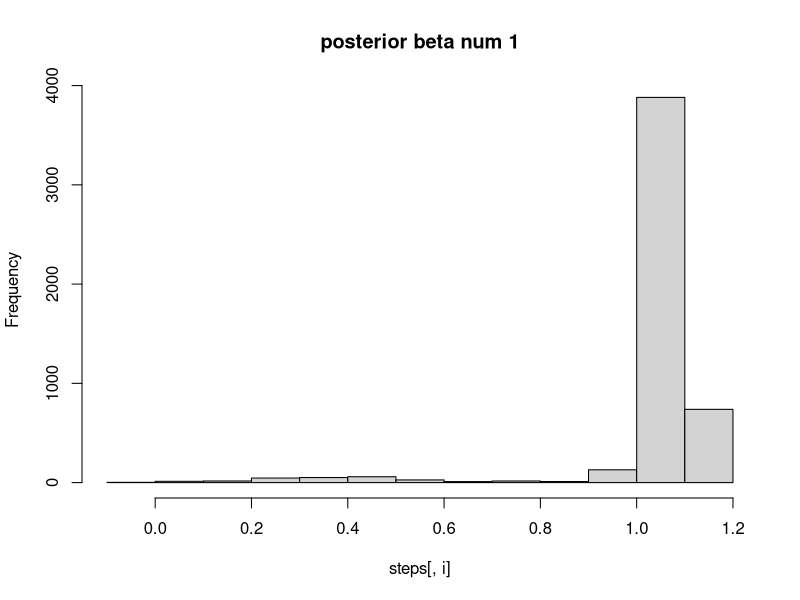
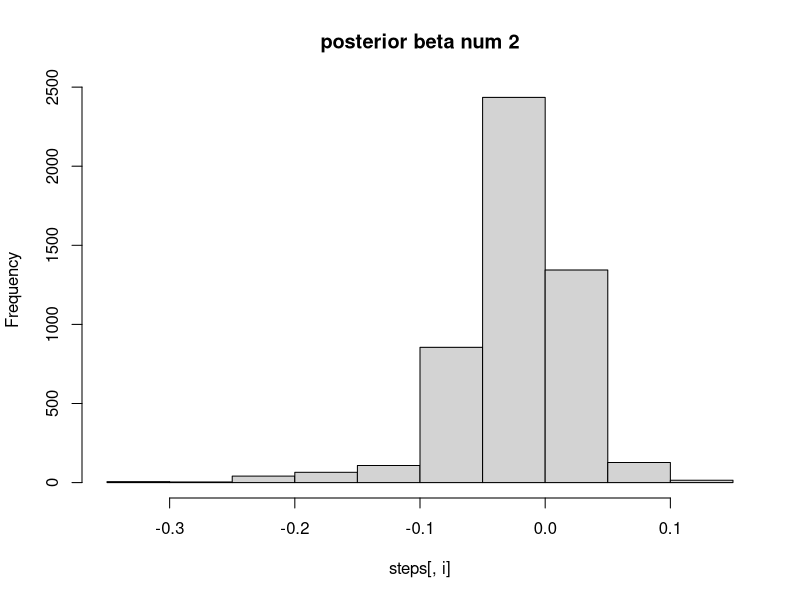
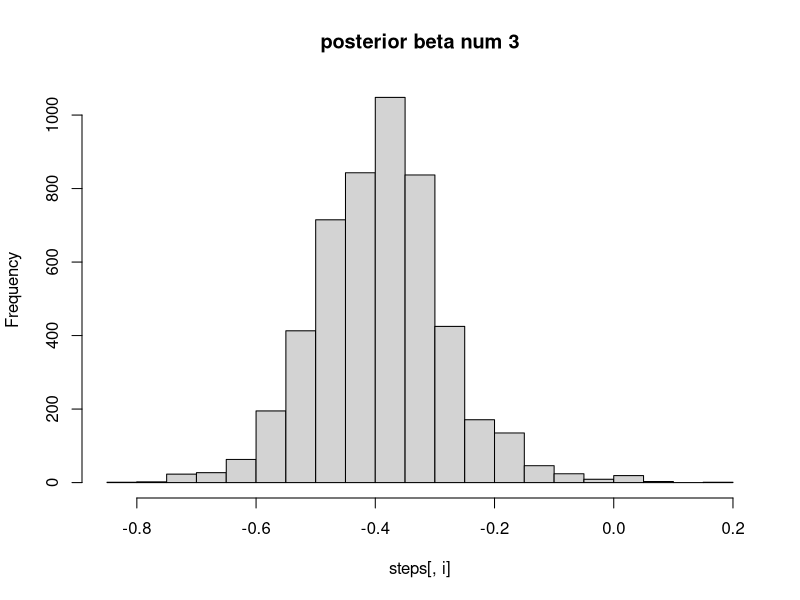
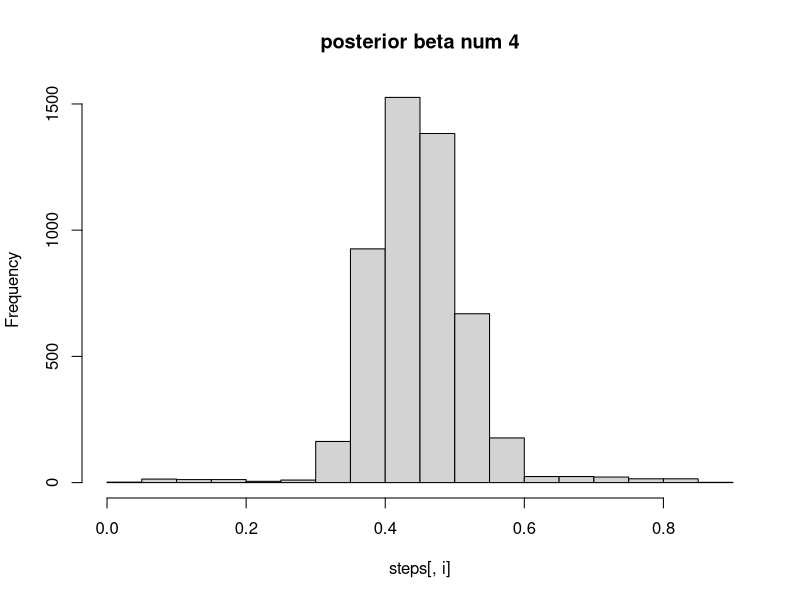
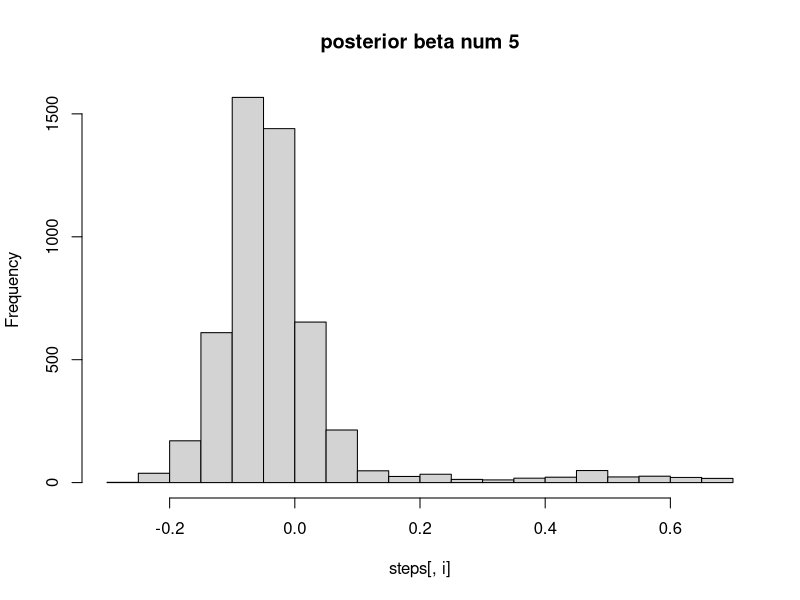
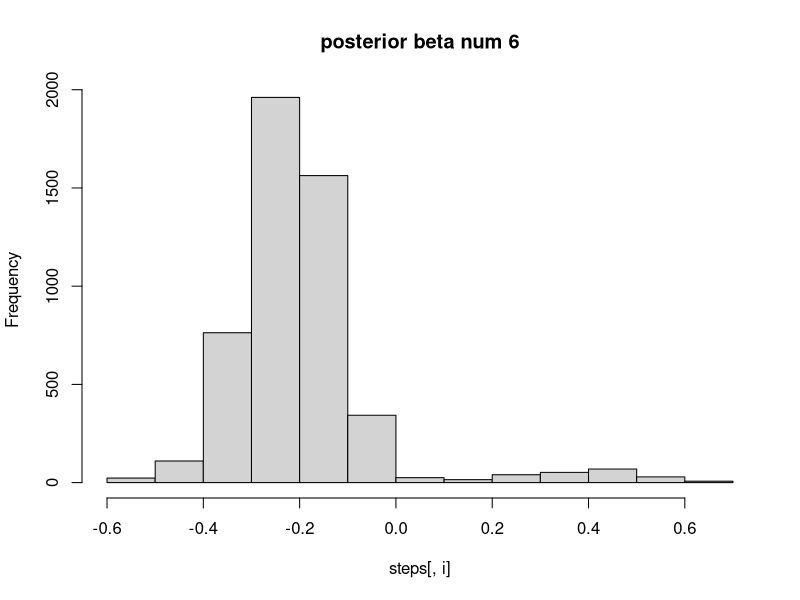
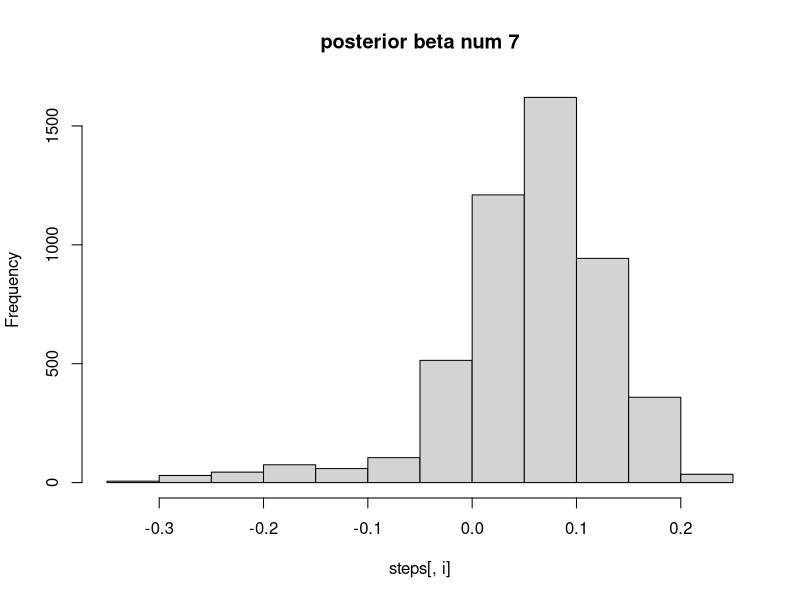
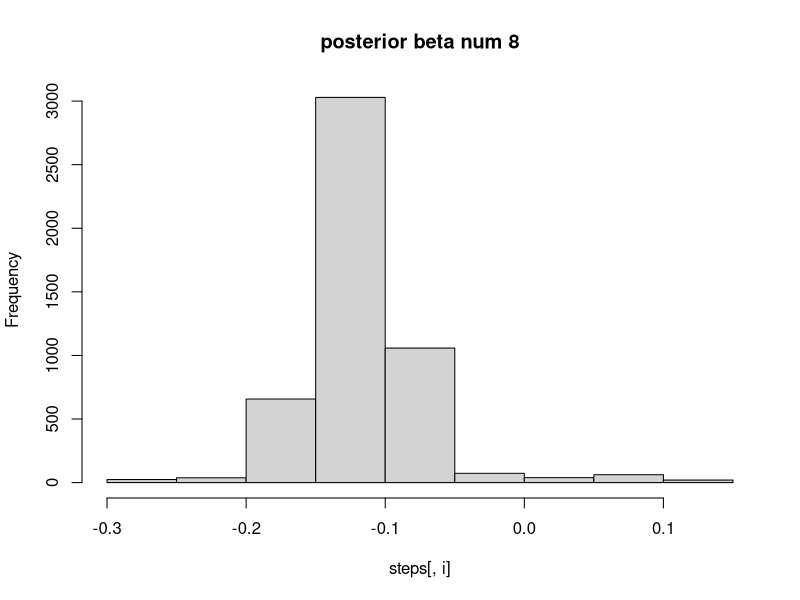

Source code (R) for these figures, in order:
setwd("~/Programming/TDDE07/Lab 3")
data <- read.table("eBayNumberOfBidderData.dat", header = TRUE)

# a)

library(glmnet)

model <- glm(nBids ~ . - Const, family = poisson, data = data)

#The covariates that affects the B more is MinBidShare, Sealed and VerifyID.


# b)
library(mvtnorm)
X <- as.matrix(data[, -1])
y <- as.vector(data$nBids)
XTX_inv <- solve(t(X) %*% X)
mu = rep(0, ncol(X))
initBeta <-
	as.vector(rmvnorm(1, mean = rep(0, nrow(XTX_inv)), sigma = (100 * XTX_inv)))


LogPostPoisson <- function(betaVect, y, X, mu, Sigma) {
	linPred <-  X %*% betaVect
	lambda <- exp(linPred)
	
	logLik <- sum(-log(factorial(y)) + y * linPred - lambda)
	
	if (abs(logLik) == Inf)
		logLik = -20000
	# Likelihood is not finite, stear the optimizer away from here!
	
	# evaluating the prior
	logPrior <- dmvnorm(betaVect, mu, Sigma, log = TRUE)
	
	#print(logLik + logPrior)
	#print(betaVect)
	# add the log prior and log-likelihood together to get log posterior
	return(logLik + logPrior)
}


OptimResults <-
	optim(
		initBeta,
		LogPostPoisson,
		gr = NULL,
		y,
		X,
		mu,
		100 * XTX_inv,
		method = c("BFGS"),
		control = list(fnscale = -1),
		hessian = TRUE
	)


#Results 2 b)
inverse_hessian <- solve(-OptimResults$hessian)
B_tilde <- OptimResults$par


# c)


sigmaInput <- inverse_hessian
initalThetaInput <- c(rep(0, nrow(sigmaInput)))
c_Input <- 0.5
noIterationsInput <- 5000



rwmSampler <-
	function(logPostFunc,
					 sigma,
					 initalTheta,
					 c,
					 noIterations,
					 ...) {
		outSteps <- matrix(nrow = noIterations, ncol = length(initalTheta))
		outSteps[1, ] <- initalTheta
		
		for (i in c(2:noIterations)) {
			nextTheta <- as.vector(rmvnorm(1, outSteps[i - 1, ], c * sigma))
			r <-
				exp(logPostFunc(nextTheta, ...) - logPostFunc(outSteps[i - 1, ], ...))
			
			
			if (r > runif(1)) {
				outSteps[i, ] <- nextTheta
			} else{
				outSteps[i, ] <- outSteps[i - 1, ]
			}
		}
		return(outSteps)
	}



steps <-
	rwmSampler(
		LogPostPoisson,
		sigmaInput,
		initalThetaInput,
		c_Input,
		noIterationsInput,
		y,
		X,
		mu,
		100 * XTX_inv
	)


for (i in c(1:9)) {
	hist(steps[, i], main = paste("posterior beta num", i))
	
}

for (i in c(1:9)) {
	plot(steps[, i],
			 type = "l",
			 main = paste("Steps for posterior beta num", i))
	
}



#d)

b_tilde <- c()
features <- c(1, 1, 1, 1, 0, 0, 0, 1, 0.5)
for (i in c(1:9)) {
	b_tilde[i] <- median(steps[, i])
}
lambda_tilde <- exp(t(features) %*% b_tilde)

predicted_draws <- rpois(10000, lambda_tilde)

hist(predicted_draws, main = "Predicitve distribution")

prob_for_zero_bidders <-
	sum(ifelse(predicted_draws == 0, 1, 0)) / (length(predicted_draws))
